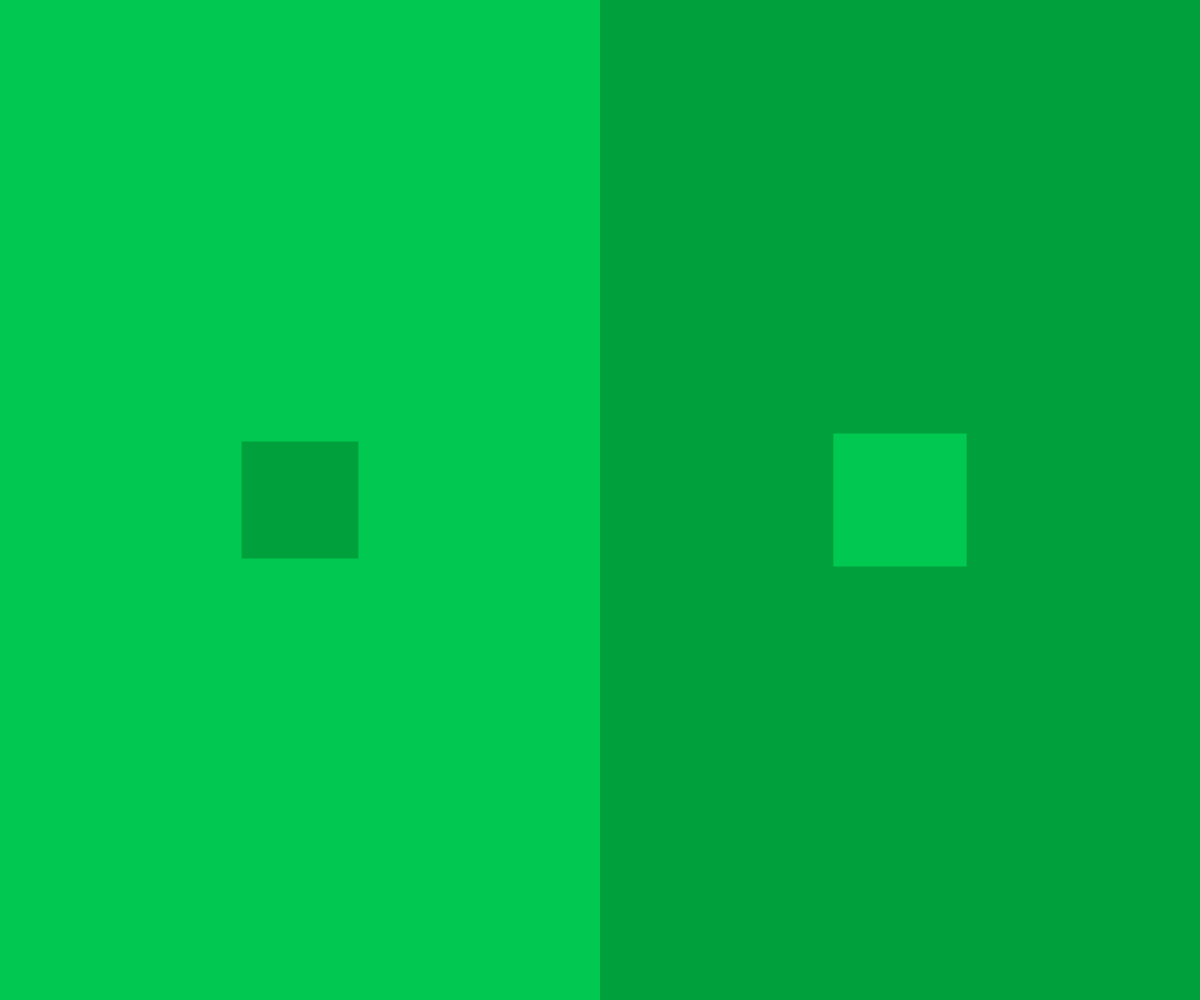
Frame 1 (no input)
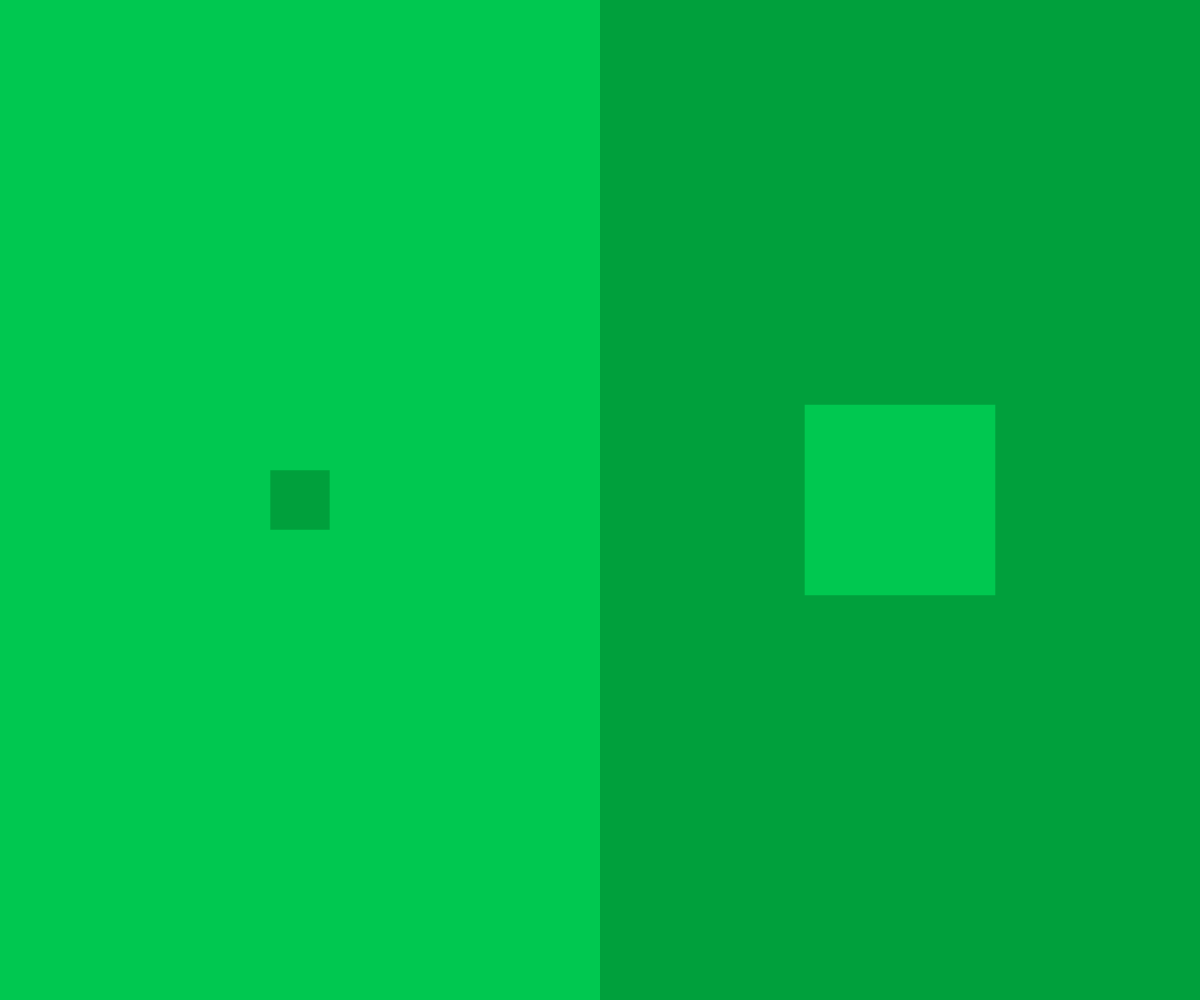
Frame 60 (no input)
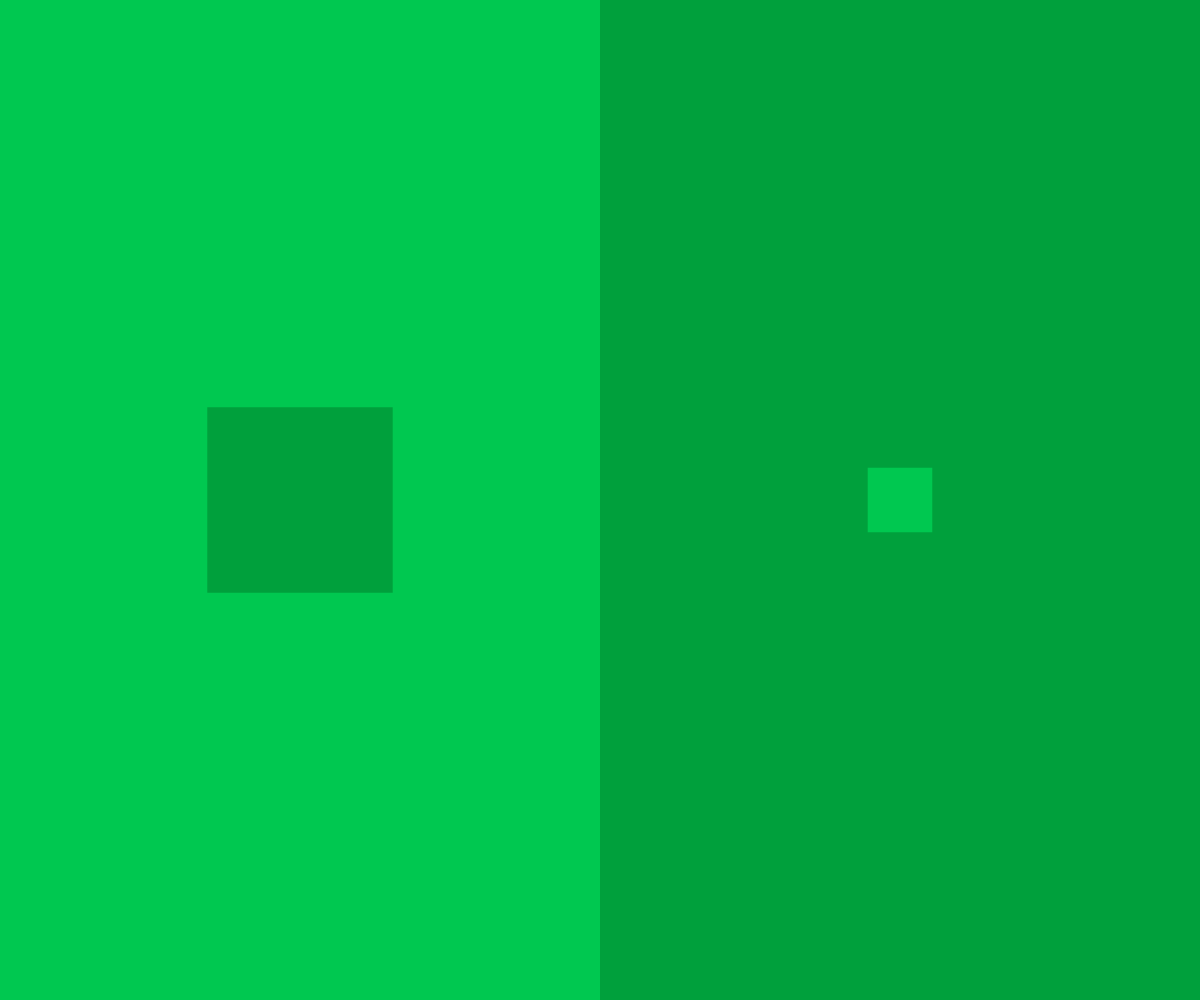
Frame 120 (the mouse pressed at the canvas centre since frame 60)

The p5.js sketch that drew these frames (run headless with seeded random() and noise() and a simulated clock; from frame 60 on, the mouse is pressed at the canvas centre):

// p5.js sketch
// ── sketch.js
var color1;
var color2;

function setup() {
	
	createCanvas(windowWidth, windowHeight);
	
	color1 = color(0, 200, 80); // light green
	color2 = color(0, 160, 60); // darker green
}

function draw() {

	// by default, P5 draws shapes with black outlines
	// let's disable this.
	noStroke();

	// draw the left background rectangle
	fill(color1); // set the drawing color
	rect(0, 0, windowWidth * 0.5, windowHeight); // draw a rectangle

	// draw the right background rectangle
	fill(color2);
	rect(windowWidth * 0.5, 0, windowWidth * 0.5, windowHeight);

	// Date.now() returns milliseconds, so 
	// dividing by 1000 gives us a value in seconds
	var time = Date.now() / 1000 * 2;

// ...............o......o.......................................................
// ............o............o....................................................
// ..........o................o..................................................
// ........o....................o................................................
// .......o......................o...............................................
// .....o..........................o.............................................
// ....o............................o............................................
// ...o...............................o..........................................
// ....................................o..............................o..........
// .....................................o............................o...........
// ......................................o..........................o............
// ........................................o......................o..............
// .........................................o....................o...............
// ...........................................o................o.................
// .............................................o............o...................
// ................................................o......o......................
// The Math.sin() produces sinusoidal values (think waveform) over time when it is
// given an incrementing value as the input parameter. Often Date.now() is used in
// some compacity as the input parameter to Math.sin() because it returns the 
// current time in milliseconds since Jan 1, 1970 (<-- the Unix timestamp).
 
	// the map() function takes a value and maps its value from one
	// range to another. In this case because Math.sin() returns
	// values between -1.0 and 1.0, we map -1.0 to 50 and 1.0 to 200
	// and let the map() function interpolate values in-between.
	var leftSquareSize = map(Math.sin(time), -1.0, 1.0, 50, 200);
	// Here we use negative Math.sin(time) to create an inversely
	// proportionate relationship between the two square sizes.
	var rightSquareSize = map(-Math.sin(time), -1.0, 1.0, 50, 200);

	// draw the left foreground rectangle
	rect(windowWidth * 0.25 - leftSquareSize * 0.5, // x
		 windowHeight * 0.5 - leftSquareSize * 0.5, // y
		 leftSquareSize, // width
		 leftSquareSize); // height

	// draw the right foreground rectangle
	fill(color1);
	rect(windowWidth * 0.75 - rightSquareSize * 0.5,
	     windowHeight * 0.5 - rightSquareSize * 0.5, 
	     rightSquareSize, 
	     rightSquareSize);
}

// called when the window is resized
function windowResized() {
  // here we resize the canvas by the new window width and height
  // to assure that our canvas is always "fullscreen".
  resizeCanvas(windowWidth, windowHeight);
}
